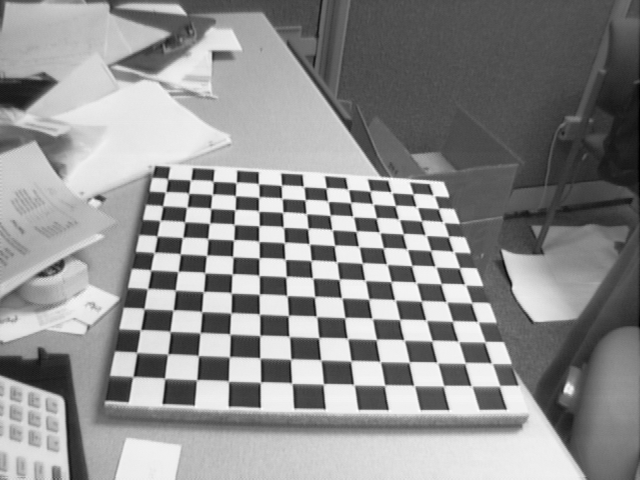
#> input picture hw4/calibration_images/Image1.tif, 640 x 480 px; its folder holds 4 pictures in this run
$ python ps4.py
#> lines starting #> are read from the running program, lines starting #| are printed output that depends on the picture
# -*- coding: utf-8 -*-
"""
Created on Tuesday Jan 18 12:56:24 2022

@author: Rumeysa CELIK
"""
import numpy as np
import cv2 as cv
import glob

# Termination criteria
criteria = (cv.TERM_CRITERIA_EPS + cv.TERM_CRITERIA_MAX_ITER, 30, 0.001)

# Prepare object points, like (0,0,0), (1,0,0), (2,0,0) ....,(6,5,0)
objp = np.zeros((12*12,3), np.float32)
objp[:,:2] = np.mgrid[0:12,0:12].T.reshape(-1,2)

# Arrays to store object points and image points from all the images.
objpoints = [] # 3d point in real world space
imgpoints = [] # 2d points in image plane.

images = glob.glob("calibration_images/*.tif")

# To draw corners for each image
for i in range(0,len(images)):
    img = cv.imread(images[i])
#> img is the input picture: shape (480, 640, 3); min 1, max 254, mean 142.9
    gray = cv.cvtColor(img, cv.COLOR_BGR2GRAY)

    # Find the chess board corners
    ret, corners = cv.findChessboardCorners(gray, (12,12), None)
#> ret = True; corners = 144 rows, first 8: [167.6, 178.8], [190.9, 179.8], [213.4, 182], [236.1, 182.7], [258.3, 183.7], [281.2, 185.8], [303.1, 186.5], [326.2, 187.8]

    # If found, add object points, image points (after refining them)
    if ret == True:
        objpoints.append(objp)
        corners2 = cv.cornerSubPix(gray,corners, (11,11), (-1,-1), criteria)
#> corners2 = 144 rows, first 8: [168, 178], [190.6, 178.1], [212.6, 187.7], [236, 180.1], [258.7, 181.4], [281.9, 192.2], [303.7, 186.1], [325.6, 184.9]
        imgpoints.append(corners)

        # Draw and display the corners
        img_corners = cv.drawChessboardCorners(img, (12,12), corners2, ret)
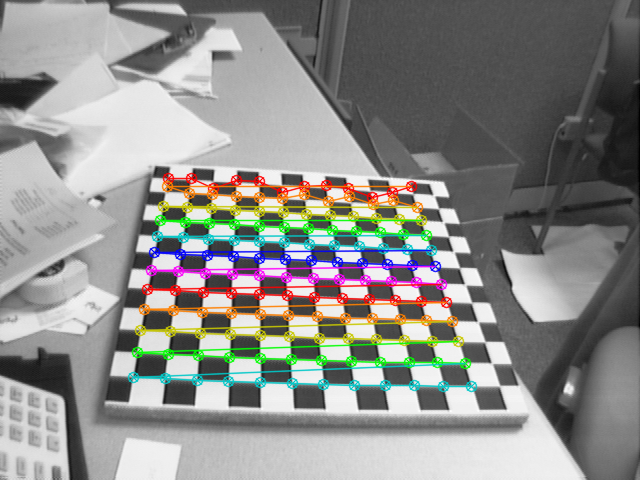
#> img_corners: shape (480, 640, 3); mean B, G, R 138.5, 141.4, 141.4
        string="image-corner-"+str(i+1)+".png"
        cv.imwrite("output/"+string, img_corners)
#> pass 2 of the loop `for i in range(0,len(images)):`:
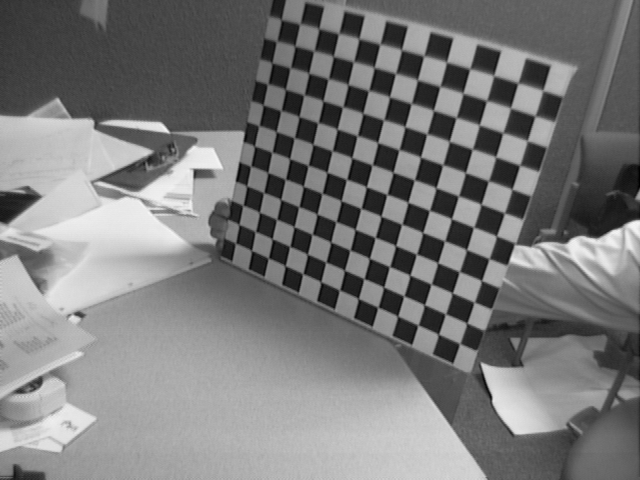
#> input picture hw4/calibration_images/Image10.tif, 640 x 480 px
#> img is the input picture: shape (480, 640, 3); min 1, max 246, mean 122.3
#> corners = 144 rows, first 8: [299.2, 24.91], [318.6, 29.14], [337.9, 34.58], [358.7, 39.37], [380, 43.5], [401.4, 50.77], [423.5, 55.5], [446.3, 62.81]
#> corners2 = 144 rows, first 8: [299.8, 23.81], [319, 28.37], [338.6, 33.42], [359, 38.42], [379.9, 44], [401.6, 49.53], [423.8, 55.73], [446.5, 61.87]
#> `img_corners = cv.drawChessboardCorners(img, (12,12), corners2, ret)`:
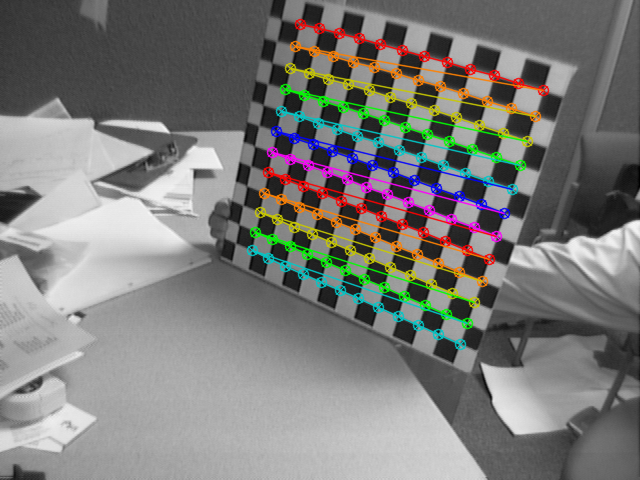
#> img_corners: shape (480, 640, 3); mean B, G, R 121.4, 124, 124.3
#> pass 3 of the loop `for i in range(0,len(images)):`:
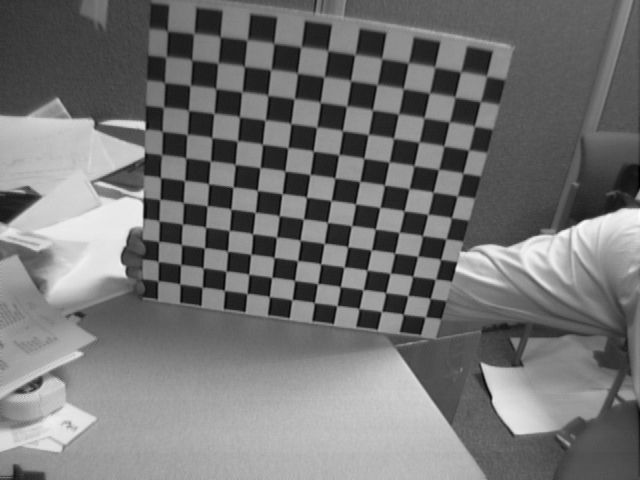
#> input picture hw4/calibration_images/Image11.tif, 640 x 480 px
#> img is the input picture: shape (480, 640, 3); min 1, max 254, mean 116.2
#> corners = 144 rows, first 8: [179.7, 283.8], [180.6, 264.9], [181.4, 244.7], [182.4, 224.1], [183.3, 202.7], [184.6, 180.8], [185.7, 158.3], [186.8, 135]
#> corners2 = 144 rows, first 8: [179.9, 283.9], [180.7, 264.6], [181.5, 244.5], [182.4, 223.9], [183.4, 202.5], [184.5, 180.5], [185.8, 157.8], [187, 134.4]
#> the loop made 4 passes; the first 3 are shown

# Calibration
# Returns the camera matrix, distortion coefficients, rotation and translation vectors etc
ret, mtx, dist, rvecs, tvecs = cv.calibrateCamera(objpoints, imgpoints, gray.shape[::-1], None, None)

# Estimate distortion parameters
print("----- Distortion Coefficients ------")
print(dist)
print("\n")

# Undistort the images
for i in range(0,len(images)):
    img = cv.imread(images[i], cv.IMREAD_GRAYSCALE)
    h,w = img.shape[:2]
#> h = 480; w = 640
    newcameramtx, roi = cv.getOptimalNewCameraMatrix(mtx, dist, (w,h), 1, (w,h))

    # Undistort
    dst = cv.undistort(img, mtx, dist, None, newcameramtx)
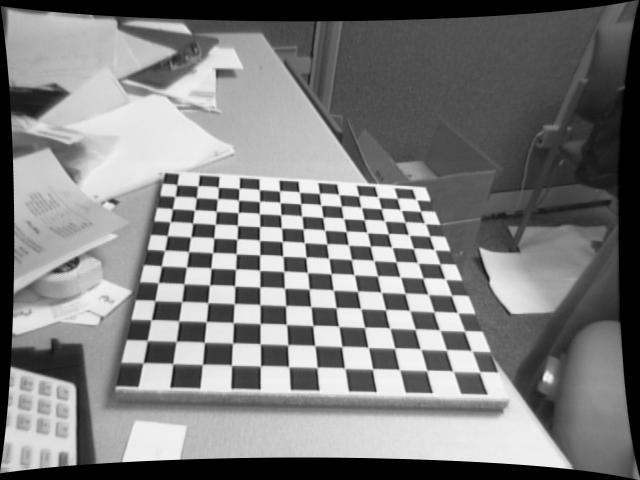
#> dst: shape (480, 640); min 0, max 252, mean 126.4

    # Crop the image
    x, y, w, h = roi
    dst = dst[y:y+h, x:x+w]
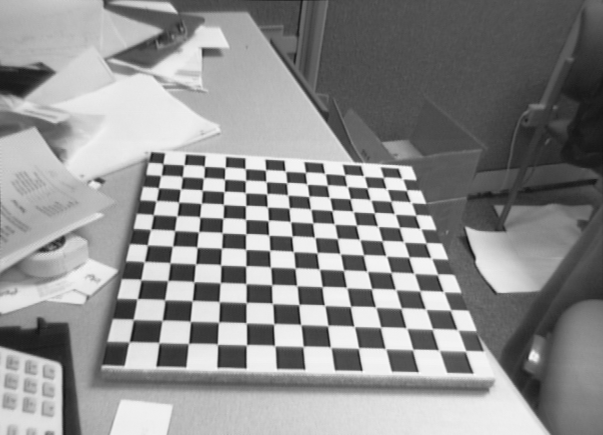
#> dst: shape (435, 603); min 20, max 252, mean 142
    string="image-undistorted-"+str(i+1)+".png"
    cv.imwrite("output/"+string,dst)
#> pass 2 of the loop `for i in range(0,len(images)):`:
#> `dst = dst[y:y+h, x:x+w]`:
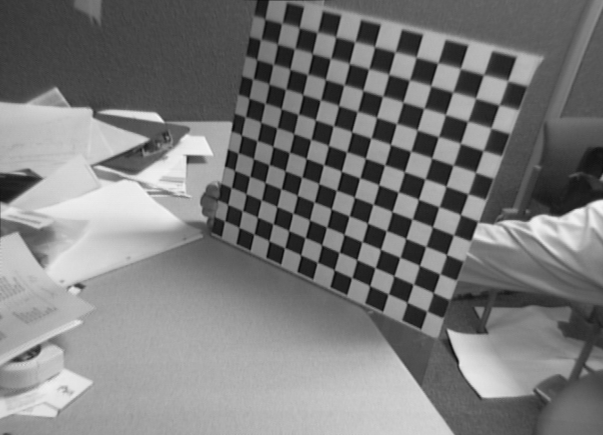
#> dst: shape (435, 603); min 9, max 244, mean 123
#> pass 3 of the loop `for i in range(0,len(images)):`:
#> `dst = cv.undistort(img, mtx, dist, None, newcameramtx)`:
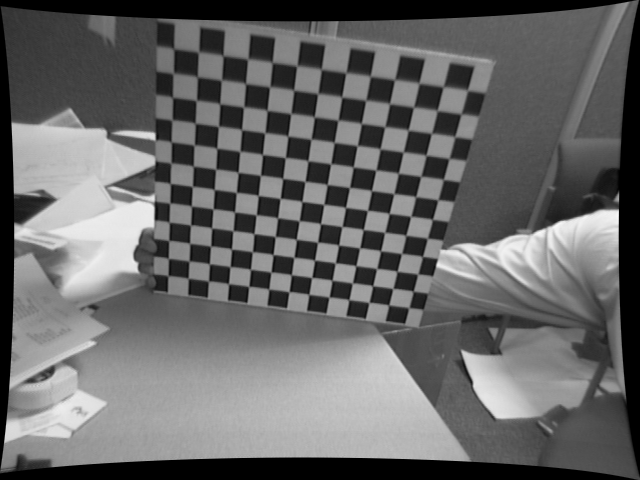
#> dst: shape (480, 640); min 0, max 250, mean 103.7
#> `dst = dst[y:y+h, x:x+w]`:
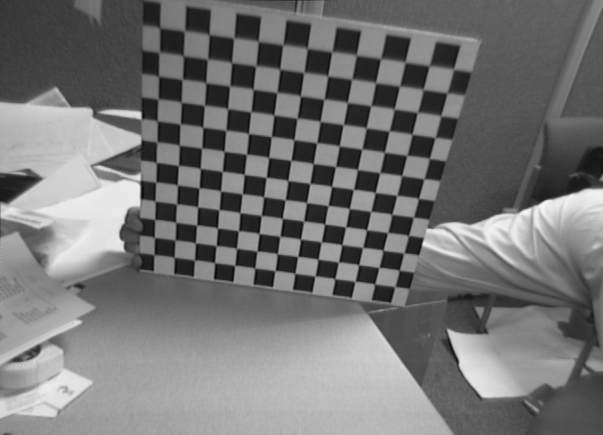
#> dst: shape (435, 603); min 11, max 250, mean 116.9
#> the loop made 4 passes; the first 3 are shown

# Estimate the intrinsic matrix
print("----- Instrinsic Matrix ------")
print(mtx)
print("\n")

# Estimate the projection matrix
projection_mat = []
#> projection_mat = []
rot_matrix = []

# For each image
for i in range(0,len(rvecs)):
    rotation_matrix = np.zeros(shape=(3, 3))
    cv.Rodrigues(rvecs[i], rotation_matrix)[0]
    rot_matrix.append(rotation_matrix)
    projection_mat.append(np.column_stack((np.matmul(mtx,rotation_matrix), tvecs[i])))

print("----- Projection Matrix ------")
print(projection_mat)
print("\n")

# Estimate the essential matrix
essential_matrix = []
for i in range(0,len(tvecs)):
    tran_cross_matrix=np.array([[0,-tvecs[i][2][0],tvecs[i][1][0]],[tvecs[i][2][0],0,-tvecs[i][0][0]],[-tvecs[i][1][0],tvecs[i][0][0],0]])
    essential_matrix.append(np.matmul(tran_cross_matrix,rot_matrix[i]))

print("----- Essential Matrix -----")
print(essential_matrix)
print("\n")

# Estimate the rotation and translation
R1, R2, T = cv.decomposeEssentialMat(essential_matrix[0])

print('----- Rotation 1 -----')
print(R1)
print("\n")

print('----- Rotation 2 -----')
print(R2)
print("\n")

print('----- Translation -----')
print(T)
print("\n")

# Draw lines on the images
def drawlines(img1,img2,lines,pts1,pts2):
    ''' img1 - image on which we draw the epilines for the points in img2
        lines - corresponding epilines '''
    r,c = img1.shape
    img1 = cv.cvtColor(img1,cv.COLOR_GRAY2BGR)
    img2 = cv.cvtColor(img2,cv.COLOR_GRAY2BGR)
    for r,pt1,pt2 in zip(lines,pts1,pts2):
        color = tuple(np.random.randint(0,255,3).tolist())
        x0,y0 = map(int, [0, -r[2]/r[1] ])
        x1,y1 = map(int, [c, -(r[2]+r[0]*c)/r[1] ])
        img1 = cv.line(img1, (x0,y0), (x1,y1), color,1)
        img1 = cv.circle(img1,tuple(pt1[0]),0,color,-1)
        img2 = cv.circle(img2,tuple(pt2[0]),0,color,-1)
    return img1,img2

#> (the run stopped early here; a loop or call above may not have finished)
